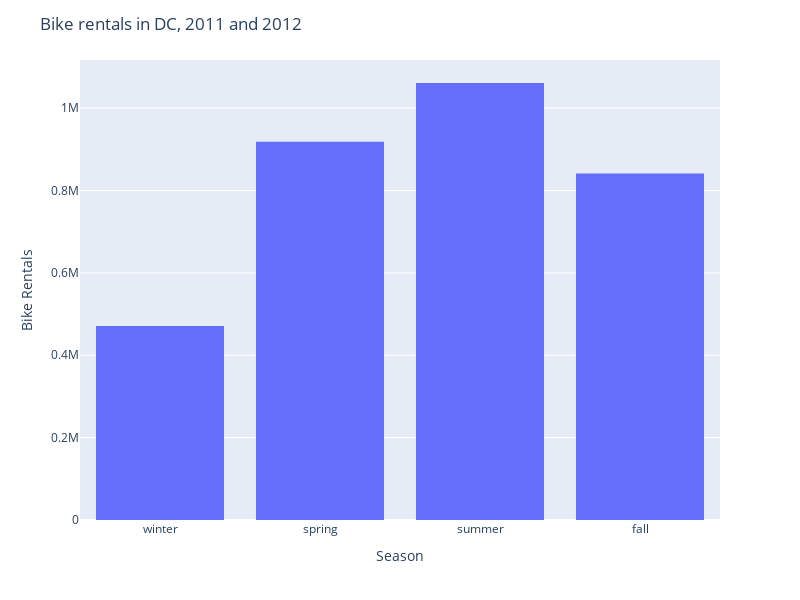

Notebook code for this chart:
### Code cell
# Visualization - do your own thing
fig = px.histogram(DF, 
                   x = 'season',
                   y = 'cnt',
                   #color = 'feelingtemp',
                   
                )
fig.update_layout(title = 'Bike rentals in DC, 2011 and 2012',
                  xaxis_title = 'Season',
                  yaxis_title = 'Bike Rentals',
                  width = 800,
                  height = 600
                 )
fig.show()

### Figure 1 — Plotly figure (JSON) as saved in the notebook; plotly's stock layout.template omitted (floating-point values rounded to 4 significant figures; data arrays with more than 128 entries replaced by an {"elided": "..."} marker saying what was removed)
{"data": [{"alignmentgroup": "True", "bingroup": "x", "histfunc": "sum", "hovertemplate": "season=%{x}<br>sum of cnt=%{y}<extra></extra>", "legendgroup": "", "marker": {"color": "#636efa", "pattern": {"shape": ""}}, "name": "", "offsetgroup": "", "orientation": "v", "showlegend": false, "type": "histogram", "x": {"elided": "731 str values"}, "xaxis": "x", "y": {"elided": "731 int values"}, "yaxis": "y"}], "layout": {"barmode": "relative", "height": 600, "legend": {"tracegroupgap": 0}, "margin": {"t": 60}, "title": {"text": "Bike rentals in DC, 2011 and 2012"}, "width": 800, "xaxis": {"anchor": "y", "domain": [0, 1], "title": {"text": "Season"}}, "yaxis": {"anchor": "x", "domain": [0, 1], "title": {"text": "Bike Rentals"}}}}
